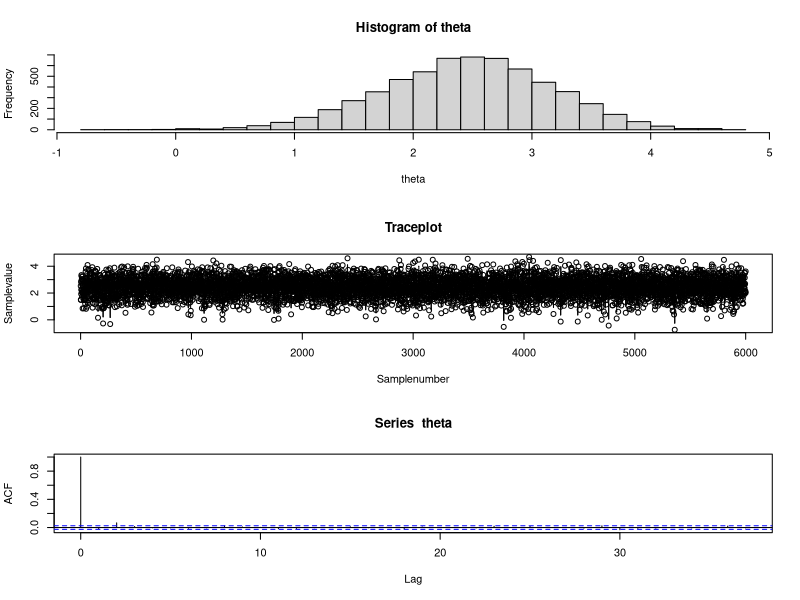
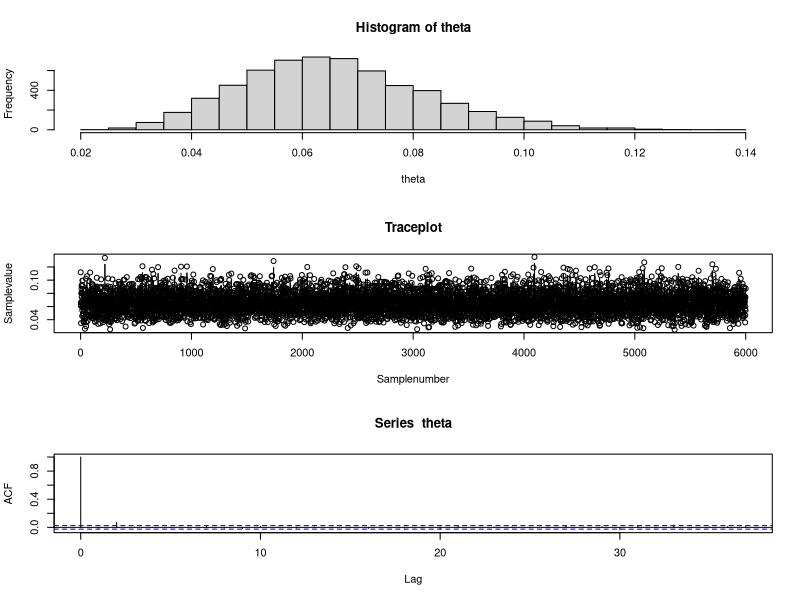
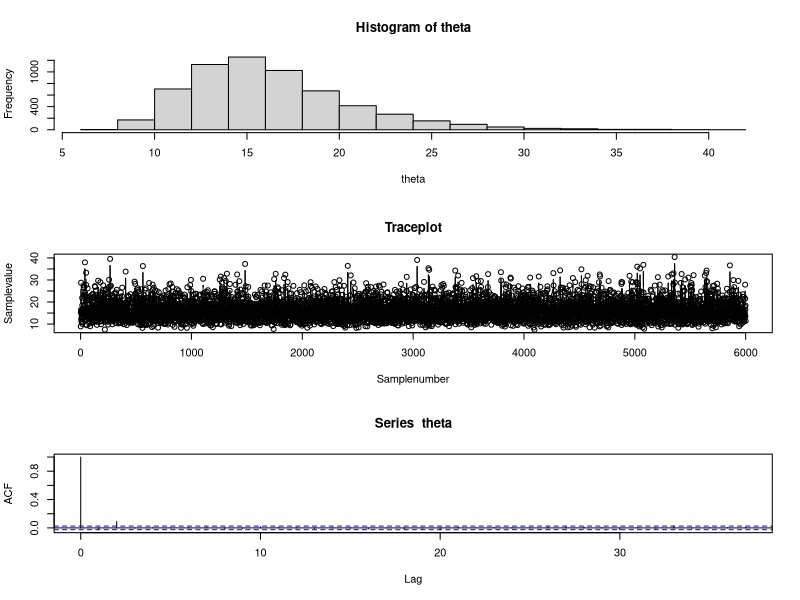
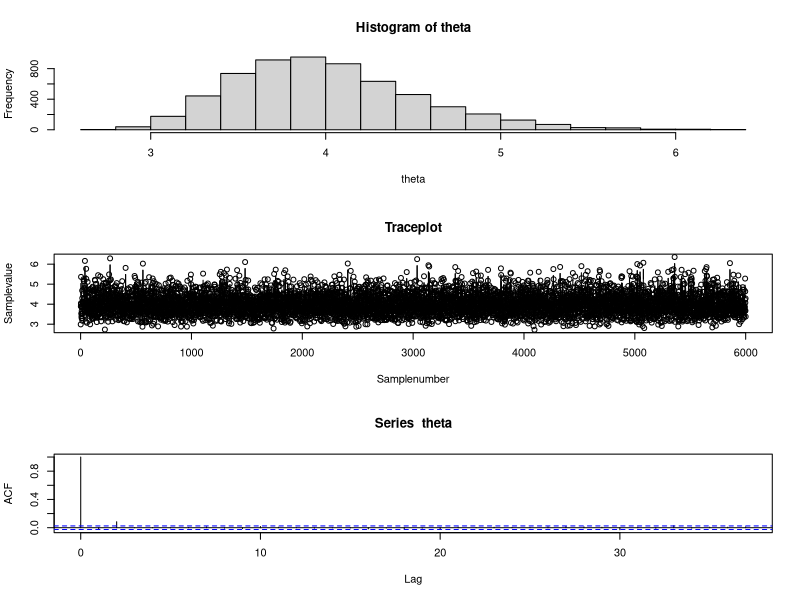

The R source for these figures, in order:
dev.off()
rm(list=ls())

Overrelaxation <- function(data, p1, p2, init, K = 20, iterations = 10000, burn_in = iterations/5, autocorr = 1) {
  theta1 = theta2 = seq(0, 0, length.out = iterations+1)
  theta1[1] = init[1]
  theta2[1] = init[2]
  return_val = seq(burn_in+1, iterations, by = autocorr)
  thetatemp = rep(0, l = K)
  for (i in 2:iterations+1) {
    for (j in 1:K) {thetatemp[j] = p1(data, theta2[i-1])}
    thetasort = sort(thetatemp)
    theta1[i] = thetasort[K+1-which(thetasort == thetatemp[1])]
    for (j in 1:K) {thetatemp[j] = p2(data, theta1[i-1])}
    thetasort = sort(thetatemp)
    theta2[i] = thetasort[K+1-which(thetasort == thetatemp[1])]
  }
  return(list(theta1 = theta1[return_val], theta2 = theta2[return_val]))
}

set.seed(44566)
y = rnorm(30, mean = 4, sd = 4)

cond_mu <- function(data, sigma2_inv) {
  new_sigma2 = 1/(0.25+30*sigma2_inv)
  new_mu = (-3/4 + sum(data)*sigma2_inv)*new_sigma2
  rand = rnorm(1, mean = new_mu, sd = sqrt(new_sigma2))
  return(rand)
}

cond_sigma <- function(data, mu) {
  new_a = 1.6+15
  new_b = 0.4 + 0.5*sum((data-mu)^2)
  rand = rgamma(1, shape = new_a, rate = new_b)
  return(rand)
}

analyze <- function(theta, hist = T, trace = T, acf = T, simulate = F, nsim = 200) {
  print(summary(theta))
  print(paste("Standard deviation: ", sd(theta), "Variance: ", var(theta)))
  par(mfrow=c(3,1))
  if (hist) {
    hist(theta, breaks =20) 
  }
  if (simulate == T) {
    plot(1:nsim, theta[1:nsim], type = "n", main = paste("First ", nsim," samples simulated"))
    abline(h = mean(theta), col = 2)
    for (i in 1:nsim) {
      points(i, theta[i], type = "b")
      Sys.sleep(0.22)
    }
  }
  if (trace) {
    plot(1:length(theta), theta, xlab = "Samplenumber", ylab = "Samplevalue", type = "b", main = "Traceplot")
  }
  if (acf) {
    acf(theta)
  }
}

PleaseWork <- Overrelaxation(data = y, p1 = cond_mu, p2 = cond_sigma, init = c(0,1), iterations = 10000, burn_in = 4000)
t1 = PleaseWork$theta1
t2 = PleaseWork$theta2
analyze(t1, simulate = F, nsim = 50)
analyze(t2)
analyze(1/t2)
analyze(sqrt(1/t2))